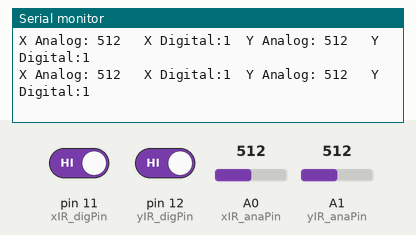
Simulated run of this sketch. Board: Arduino Uno, built with avr-gcc and run on an emulated ATmega328P. On the bench: the last lines printed to the serial monitor. The test bench sets the inputs (shaded band); at power-on: A0 (xIR_anaPin) = 512, pin 11 (xIR_digPin) HIGH, pin 12 (yIR_digPin) HIGH, A1 (yIR_anaPin) = 512.

Above: at 7.2 s.
7.3 s: A0 (xIR_anaPin) set to 983
At 7.59 s:
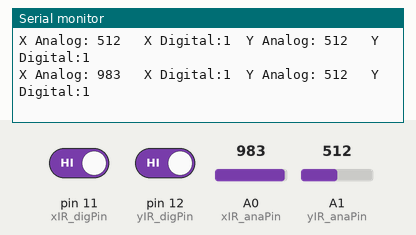
10.3 s: A0 (xIR_anaPin) set to 1009
At 10.41 s:
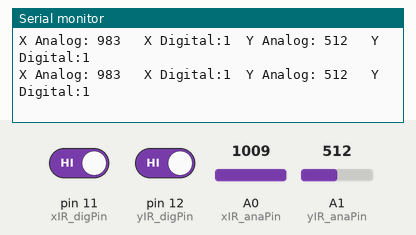
Timing chart, 0 to 13.3 s (numbered marks = the images above; inputs shaded):
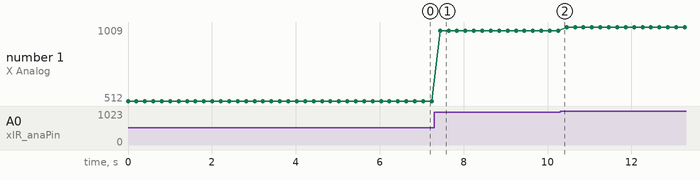

The sketch:

PIRa_IR_Sensors_for_Homing_Steppers.ino
```cpp
//Checks for an object, sends to the screen
// Arduino Uno  -->   TCRT5000
// 5v           --->   VCC
// Grnd         --->   Grnd
// A3           --->   A0
// D12           --->   D0


const int xIR_digPin = 11;   //Eventually remove
const int yIR_digPin = 12;   //Eventually remove
const int xIR_anaPin = A0;
const int yIR_anaPin = A1;
int xIR_anaValue = 0;
int yIR_anaValue = 0;
int xIR_digValue = 0;   //remove
int yIR_digValue = 0;   //remove

void setup()
{
  Serial.begin(9600);
  pinMode(xIR_digPin,INPUT);
  pinMode(xIR_anaPin,INPUT);
  pinMode(yIR_digPin,INPUT);
  pinMode(yIR_anaPin,INPUT);
}

void loop()
{
  //Note: currently both digital and analog are inputs. Should one be an output? Do i need both?
  xIR_anaValue = analogRead(xIR_anaPin);
  xIR_digValue = digitalRead(xIR_digPin);
  yIR_anaValue = analogRead(yIR_anaPin);
  yIR_digValue = digitalRead(yIR_digPin);


  Serial.print("X Analog: ");
  Serial.print(xIR_anaValue);
  Serial.print("\t X Digital:");  //Remove
  Serial.print(xIR_digValue);     //Remove

  Serial.print("  Y Analog: ");
  Serial.print(yIR_anaValue);
  Serial.print("\t Y Digital:");  //Remove
  Serial.println(yIR_digValue);   //Remove

  delay(200);
}
```

Measured:
- after the input at 7.3 s, the serial monitor: prints a new line after 0.14 s (image 1)
- plotted number 1: 512 → 983 after the input at 7.3 s, 983 → 1009 after the input at 10.3 s
